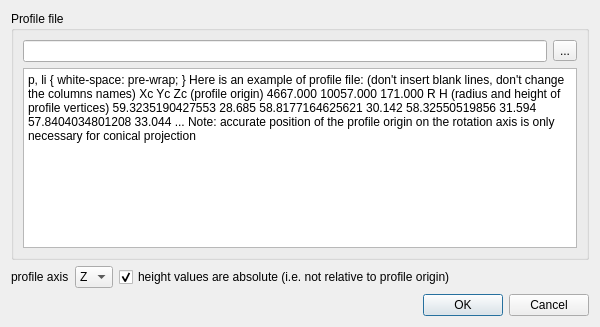
<?xml version="1.0" encoding="UTF-8"?>
<ui version="4.0">
 <class>ProfileImportDlg</class>
 <widget class="QDialog" name="ProfileImportDlg">
  <property name="geometry">
   <rect>
    <x>0</x>
    <y>0</y>
    <width>600</width>
    <height>327</height>
   </rect>
  </property>
  <property name="windowTitle">
   <string>Import profile</string>
  </property>
  <layout class="QVBoxLayout" name="verticalLayout_2">
   <item>
    <widget class="QGroupBox" name="groupBox">
     <property name="title">
      <string>Profile file</string>
     </property>
     <layout class="QVBoxLayout" name="verticalLayout">
      <item>
       <layout class="QHBoxLayout" name="horizontalLayout">
        <item>
         <widget class="QLineEdit" name="inputFileLineEdit"/>
        </item>
        <item>
         <widget class="QToolButton" name="browseToolButton">
          <property name="text">
           <string notr="true">...</string>
          </property>
         </widget>
        </item>
       </layout>
      </item>
      <item>
       <widget class="QTextBrowser" name="textBrowser">
        <property name="horizontalScrollBarPolicy">
         <enum>Qt::ScrollBarAlwaysOff</enum>
        </property>
        <property name="html">
         <string>&lt;!DOCTYPE HTML PUBLIC &quot;-//W3C//DTD HTML 4.0//EN&quot; &quot;http://www.w3.org/TR/REC-html40/strict.dtd&quot;&gt;
&lt;html&gt;&lt;head&gt;&lt;meta name=&quot;qrichtext&quot; content=&quot;1&quot; /&gt;&lt;style type=&quot;text/css&quot;&gt;
p, li { white-space: pre-wrap; }
&lt;/style&gt;&lt;/head&gt;&lt;body style=&quot; font-family:'MS Shell Dlg 2'; font-size:8.25pt; font-weight:400; font-style:normal;&quot;&gt;
&lt;p style=&quot; margin-top:0px; margin-bottom:0px; margin-left:0px; margin-right:0px; -qt-block-indent:0; text-indent:0px;&quot;&gt;&lt;span style=&quot; font-size:8pt; color:#787878;&quot;&gt;Here is an example of profile file:&lt;/span&gt;&lt;/p&gt;
&lt;p style=&quot; margin-top:0px; margin-bottom:0px; margin-left:0px; margin-right:0px; -qt-block-indent:0; text-indent:0px;&quot;&gt;&lt;span style=&quot; font-size:8pt; font-weight:600; font-style:italic; color:#787878;&quot;&gt;(don't insert blank lines, don't change the columns names)&lt;/span&gt;&lt;/p&gt;
&lt;p style=&quot;-qt-paragraph-type:empty; margin-top:0px; margin-bottom:0px; margin-left:0px; margin-right:0px; -qt-block-indent:0; text-indent:0px; font-size:8pt; font-weight:600; color:#787878;&quot;&gt;&lt;br /&gt;&lt;/p&gt;
&lt;p style=&quot; margin-top:0px; margin-bottom:0px; margin-left:0px; margin-right:0px; -qt-block-indent:0; text-indent:0px;&quot;&gt;&lt;span style=&quot; font-size:8pt; color:#787878;&quot;&gt;Xc	Yc	Zc	&lt;/span&gt;&lt;span style=&quot; font-size:8pt; color:#55aaff;&quot;&gt;(profile origin)&lt;/span&gt;&lt;/p&gt;
&lt;p style=&quot; margin-top:0px; margin-bottom:0px; margin-left:0px; margin-right:0px; -qt-block-indent:0; text-indent:0px;&quot;&gt;&lt;span style=&quot; font-size:8pt; color:#787878;&quot;&gt;4667.000	10057.000	171.000	&lt;/span&gt;&lt;/p&gt;
&lt;p style=&quot; margin-top:0px; margin-bottom:0px; margin-left:0px; margin-right:0px; -qt-block-indent:0; text-indent:0px;&quot;&gt;&lt;span style=&quot; font-size:8pt; color:#787878;&quot;&gt;R		H	&lt;/span&gt;&lt;span style=&quot; font-size:8pt; color:#55aaff;&quot;&gt;(radius and height of profile vertices)&lt;/span&gt;&lt;/p&gt;
&lt;p style=&quot; margin-top:0px; margin-bottom:0px; margin-left:0px; margin-right:0px; -qt-block-indent:0; text-indent:0px;&quot;&gt;&lt;span style=&quot; font-size:8pt; color:#787878;&quot;&gt;59.3235190427553	28.685&lt;/span&gt;&lt;/p&gt;
&lt;p style=&quot; margin-top:0px; margin-bottom:0px; margin-left:0px; margin-right:0px; -qt-block-indent:0; text-indent:0px;&quot;&gt;&lt;span style=&quot; font-size:8pt; color:#787878;&quot;&gt;58.8177164625621	30.142&lt;/span&gt;&lt;/p&gt;
&lt;p style=&quot; margin-top:0px; margin-bottom:0px; margin-left:0px; margin-right:0px; -qt-block-indent:0; text-indent:0px;&quot;&gt;&lt;span style=&quot; font-size:8pt; color:#787878;&quot;&gt;58.32550519856	31.594&lt;/span&gt;&lt;/p&gt;
&lt;p style=&quot; margin-top:0px; margin-bottom:0px; margin-left:0px; margin-right:0px; -qt-block-indent:0; text-indent:0px;&quot;&gt;&lt;span style=&quot; font-size:8pt; color:#787878;&quot;&gt;57.8404034801208	33.044&lt;/span&gt;&lt;/p&gt;
&lt;p style=&quot; margin-top:0px; margin-bottom:0px; margin-left:0px; margin-right:0px; -qt-block-indent:0; text-indent:0px;&quot;&gt;&lt;span style=&quot; font-size:8pt; color:#787878;&quot;&gt;...&lt;/span&gt;&lt;/p&gt;
&lt;p style=&quot;-qt-paragraph-type:empty; margin-top:0px; margin-bottom:0px; margin-left:0px; margin-right:0px; -qt-block-indent:0; text-indent:0px; font-size:8pt; color:#787878;&quot;&gt;&lt;br /&gt;&lt;/p&gt;
&lt;p style=&quot; margin-top:0px; margin-bottom:0px; margin-left:0px; margin-right:0px; -qt-block-indent:0; text-indent:0px;&quot;&gt;&lt;span style=&quot; font-size:8pt; font-style:italic; color:#ff0000;&quot;&gt;Note: accurate position of the profile origin on the rotation axis is only necessary for conical projection&lt;/span&gt;&lt;/p&gt;&lt;/body&gt;&lt;/html&gt;</string>
        </property>
       </widget>
      </item>
     </layout>
    </widget>
   </item>
   <item>
    <layout class="QHBoxLayout" name="horizontalLayout_2">
     <item>
      <widget class="QLabel" name="label_3">
       <property name="text">
        <string>profile axis</string>
       </property>
      </widget>
     </item>
     <item>
      <widget class="QComboBox" name="axisDimComboBox">
       <property name="currentIndex">
        <number>2</number>
       </property>
       <item>
        <property name="text">
         <string notr="true">X</string>
        </property>
       </item>
       <item>
        <property name="text">
         <string notr="true">Y</string>
        </property>
       </item>
       <item>
        <property name="text">
         <string notr="true">Z</string>
        </property>
       </item>
      </widget>
     </item>
     <item>
      <widget class="QCheckBox" name="absoluteHeightValuesCheckBox">
       <property name="text">
        <string>height values are absolute (i.e. not relative to profile origin)</string>
       </property>
       <property name="checked">
        <bool>true</bool>
       </property>
      </widget>
     </item>
     <item>
      <spacer name="horizontalSpacer">
       <property name="orientation">
        <enum>Qt::Horizontal</enum>
       </property>
       <property name="sizeHint" stdset="0">
        <size>
         <width>40</width>
         <height>20</height>
        </size>
       </property>
      </spacer>
     </item>
    </layout>
   </item>
   <item>
    <widget class="QDialogButtonBox" name="buttonBox">
     <property name="orientation">
      <enum>Qt::Horizontal</enum>
     </property>
     <property name="standardButtons">
      <set>QDialogButtonBox::Cancel|QDialogButtonBox::Ok</set>
     </property>
    </widget>
   </item>
  </layout>
 </widget>
 <resources/>
 <connections>
  <connection>
   <sender>buttonBox</sender>
   <signal>accepted()</signal>
   <receiver>ProfileImportDlg</receiver>
   <slot>accept()</slot>
   <hints>
    <hint type="sourcelabel">
     <x>248</x>
     <y>254</y>
    </hint>
    <hint type="destinationlabel">
     <x>157</x>
     <y>274</y>
    </hint>
   </hints>
  </connection>
  <connection>
   <sender>buttonBox</sender>
   <signal>rejected()</signal>
   <receiver>ProfileImportDlg</receiver>
   <slot>reject()</slot>
   <hints>
    <hint type="sourcelabel">
     <x>316</x>
     <y>260</y>
    </hint>
    <hint type="destinationlabel">
     <x>286</x>
     <y>274</y>
    </hint>
   </hints>
  </connection>
 </connections>
</ui>
